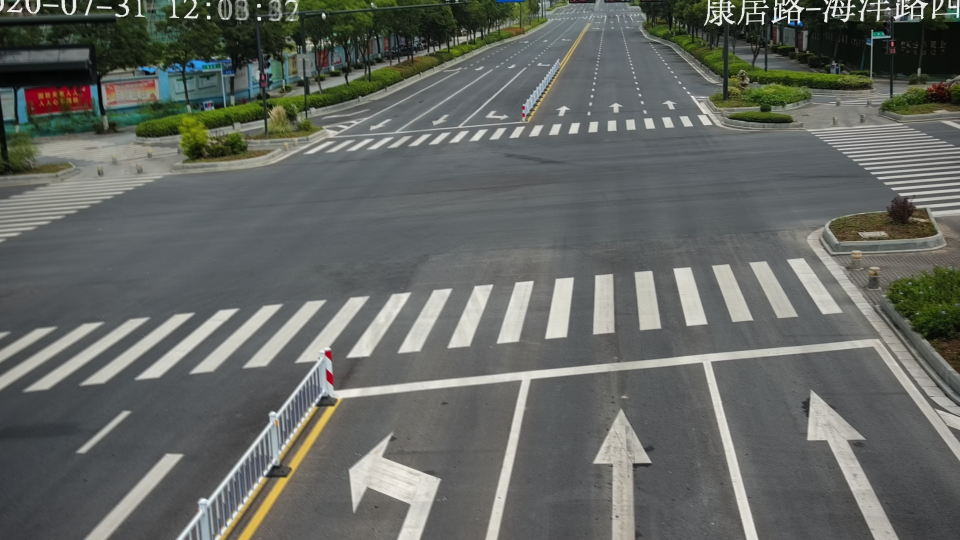
#> input picture west_1.jpg, 1920 x 1080 px, found by its file name (shown at 1/2 size)
$ python Step_1_image_homography_v_2.py
#> lines starting #> are read from the running program, lines starting #| are printed output that depends on the picture; after the words box and inside, x2 and y2 are one past the last pixel; in counts of white or black regions, pixels touching at a corner belong together; long printed decimals are rounded
import cv2
import numpy as np
import matplotlib.pyplot as plt
import tkinter as tk
from tkinter import messagebox
from PIL import Image, ImageTk
import math
import pickle


#Ability to show images of all stages of the program 0/1
DB_show_images = 0
DB_show_ALG_lines = 0
DB_show_ALG_lines_ALL = 0
DB_show_FIN_lines_points = 1


def find_line_equation(line):
    x1, y1, x2, y2 = line
    if ((x1 - x2))!=0:
        k = (y1 - y2) / (x1 - x2)
        b = y2 - k * x2
        return {'k': k, 'b': b}
    else:
        print('Ошибка в нахождении пересечения линий')
        return {'k': 0, 'b': 0}

# Looking for the point where the lines intersect
def find_intersection_point(line_a, line_b):
    x = int((line_b['b'] - line_a['b'])/(line_a['k'] - line_b['k']))
    y = int(line_b['k'] * x + line_b['b'])
    return x, y

# [4 lines left out: function apply_threshold, not called in this run]

def line_detection(img):

    # Convert the img to grayscale
    gray = cv2.cvtColor(img, cv2.COLOR_BGR2GRAY)
    # Darkness
    darkGrey = cv2.addWeighted(gray, 0.4, np.zeros(gray.shape, gray.dtype), 0.6, 0.0)
    # HLS
    imgHLS = cv2.cvtColor(img, cv2.COLOR_BGR2HLS)
    # Yellow highlight
    HLSYellow = cv2.inRange(imgHLS, (10, 60, 60), (40, 210, 255))
    # White highlight
    HLSWhite = cv2.inRange(imgHLS, (0, 180, 0), (255, 255, 255))
    # Create Mask
    mask = cv2.bitwise_or(HLSWhite, HLSYellow)
    # Create GrayMask
    #finallyMask = cv2.bitwise_and(darkGrey, darkGrey, mask=mask)
    # GaussianBlur for Mask
    gauss = cv2.GaussianBlur(mask, (7, 7), cv2.BORDER_DEFAULT)
    # Canny for GaussianBlur
    testEdges = cv2.Canny(gauss, 1, 1, apertureSize=3)

    if DB_show_images == 1 :
        cv2.imshow("Original", cv2.resize(img, (800, 450)))
        cv2.imshow("Gray", cv2.resize(gray, (800, 450)))
        cv2.imshow("DarkGrey", cv2.resize(darkGrey, (800, 450)))
        cv2.imshow("imgHLS", cv2.resize(imgHLS, (800, 450)))
        cv2.imshow("HLSYellow", cv2.resize(HLSYellow, (800, 450)))
        cv2.imshow("HLSWhite", cv2.resize(HLSWhite, (800, 450)))
        cv2.imshow("mask", cv2.resize(mask, (800, 450)))
        cv2.imshow("GaussianBlur", cv2.resize(gauss, (800, 450)))
        cv2.imshow('TestEdges.jpg', cv2.resize(testEdges, (800, 450)))


    # Line detection
    height, width, _ = img.shape
    lines = cv2.HoughLinesP(testEdges, 2, np.pi/180, 250, minLineLength=height-height//5, maxLineGap=height)
    left_line   = [width, 0, width, height]
    right_line  = [0, 0, 0, height]
    up_line     = [0, 0, width, 0]
    down_line   = [0, height, width, height]

    for line in lines:

        x1, y1, x2, y2 = line[0]
        # View all lines
        cv2.line(img, (x1, y1), (x2, y2), (255, 255, 0), 1) if DB_show_ALG_lines_ALL == 1 else 0

        # Classification vertical lines
        if y2 > height-height//4 and y1 < height//4:
            # View lines
            cv2.line(img, (x1, y1), (x2, y2), (0, 0, 150), 3) if DB_show_ALG_lines == 1 else 0

            if x2 > right_line[2]: #x1 not Used
                right_line = [x1, y1, x2, y2]
            continue

        if y1 > height-height//4 and y2 < height//4:
            # View lines
            cv2.line(img, (x2, y2), (x1, y1), (0, 150, 150), 3) if DB_show_ALG_lines == 1 else 0

            if x1 < left_line[2]:
                left_line = [x2, y2, x1, y1]
            continue


        # Classification down line
        if y1 > height - height//2 and y2 > height - height//2: # нужно вынести как переменные масштабирование
            # View lines
            cv2.line(img, (x1, y1), (x2, y2), ( 150, 0,0), 1) if DB_show_ALG_lines == 1 else 0

            skew_error = 100  # ошибка поворота когда линия слишком широкая и с одной стороны видно верх а с другой низ, выбираем среднее
            if y1 < down_line[1] and y2 < down_line[3]:
                down_line = [x1, y1, x2, y2]
            skew_down = math.fabs(down_line[1]-down_line[3])
            if  skew_down < skew_error:
                down_line[1] = int(down_line[1] + skew_down // 2)
                down_line[3] = int(down_line[3] - skew_down // 2)
            continue

        # Classification up line
        if y1 < height // 3.5 and y2 < height // 3.5 : # нужно вынести как переменные масштабирование
            # View lines
            cv2.line(img, (x1, y1), (x2, y2), (150, 0, 150), 1) if DB_show_ALG_lines == 1 else 0

            skew_threshold = 100 #пытаемся найти самую нижнюю линию, если наклон по одной из сторон меньше порогового значения
            if y1 > up_line[1] and y2 > up_line[3]:
                up_line = [x1, y1, x2, y2]
            if y1 > up_line[1] and math.fabs(up_line[1]-up_line[3])<skew_threshold:
                up_line[1]  = y1
            if y2 > up_line[3] and math.fabs(up_line[1]-up_line[3])<skew_threshold:
                up_line[3] = y2
            continue


    # TODO: bad idea
    # Find up line
    #up_line = (down_line[0], down_line[1]+150 - height // 2, down_line[2], down_line[3]+150 - height // 2)# start_width start_heigh end_width end_heigh

    return left_line, right_line, up_line, down_line


# [181 lines left out: function Hand_line_detection, not called in this run]

def point_detection(left_line, right_line, up_line, down_line):
    # Calculation of the equation of a straight line
    right_line_equation = find_line_equation(right_line)
    left_line_equation = find_line_equation(left_line)
    down_line_equation = find_line_equation(down_line)
    up_line_equation = find_line_equation(up_line)

    # Calculation point
    point_rd = find_intersection_point(right_line_equation, down_line_equation)
    point_ru = find_intersection_point(right_line_equation, up_line_equation)
    point_ld = find_intersection_point(left_line_equation, down_line_equation)
    point_lu = find_intersection_point(left_line_equation, up_line_equation)

    return point_lu, point_ru, point_rd, point_ld

### Изменить координаты SIDE и DATASET
def image_homography(img, SIDE, DATASET):


    #find line coordinates
    left_line, right_line, up_line, down_line = line_detection(img) # Hand_line_detection(img)
    # find point coordinates
    point_lu, point_ru, point_rd, point_ld = point_detection(left_line, right_line, up_line, down_line)

    '''
    #Find left-right lines intersection
    right_line_equation = find_line_equation(right_line)
    left_line_equation = find_line_equation(left_line)
    point_up = find_intersection_point(left_line_equation, right_line_equation)
    cv2.circle(img, point_up, 6, (255, 0, 0), -1)
    '''

    # TODO: remove magic
    height, width, _ = img.shape
    # create transformation point
    new_point_ld = point_lu[0], point_ld[1] #height - magic_indent magic_indent = 100
    new_point_rd = point_ru[0], point_ld[1] #point_rd[1]
    new_point_ru = point_ru[0], point_lu[1]

    # View lines and points and new point
    if DB_show_FIN_lines_points == 1:
        cv2.line(img, (right_line[0], right_line[1]), (right_line[2], right_line[3]), (0, 255, 0), 5)   #green
        cv2.line(img, (left_line[0], left_line[1]), (left_line[2], left_line[3]), (0, 255, 255), 5)     #yellow
        cv2.line(img, (down_line[0], down_line[1]), (down_line[2], down_line[3]), (255, 0, 255), 5)     #magenta
        cv2.line(img, (up_line[0], up_line[1]), (up_line[2], up_line[3]), (255, 0, 0), 5)               #blue
        cv2.circle(img, point_rd, 6, (0, 0, 255), -1)
        cv2.circle(img, point_ru, 6, (0, 0, 255), -1)
        cv2.circle(img, point_ld, 6, (0, 0, 255), -1)
        cv2.circle(img, point_lu, 6, (0, 0, 255), -1)
        cv2.circle(img, new_point_ld, 6, (255, 0, 255), -1)
        cv2.circle(img, new_point_rd, 6, (255, 0, 255), -1)

    # homography value 1
    img_square_corners = np.float32([point_ru, point_lu, point_ld, point_rd])

    # Reset crossway width proportions
    mnoj = math.fabs((point_ru[0]-point_lu[0])/(point_rd[0] -point_ld[0]))*1
    point_ru, point_lu, new_point_ld, new_point_rd = [new_point_ru[0]*mnoj,new_point_ru[1]],[point_lu[0]*mnoj,point_lu[1]],[new_point_ld[0]*mnoj,new_point_ld[1]],[new_point_rd[0]*mnoj,new_point_rd[1]]

    # homography value 2
    img_quad_corners = np.float32([point_ru, point_lu, new_point_ld, new_point_rd])


    Scale_factor = 8
    # Image homography
    h, mask = cv2.findHomography(img_square_corners, img_quad_corners*Scale_factor)
    bird_view = cv2.warpPerspective(img, h, (width*Scale_factor, height*Scale_factor))
    #cv2.imshow('bird_view', bird_view)

    #point_lu, point_ru, point_rd, point_ld = (1015, 313), (1323, 302), (1575, 649), (741, 664)
    #img_quad_corners = np.float32([point_ru, point_lu, point_ld, point_rd])
    print('Center coords: ', img_quad_corners)
    variables_file = open('../../out/{}/STEPS/Step_1/{}_img_quad_corners.txt'.format(DATASET, SIDE), "wb")
    pickle.dump(img_quad_corners, variables_file)
    variables_file.close()

    #Crop the image
    c = mnoj/5
    a = int(Scale_factor*height*(1-(mnoj-c)))
    b = int(Scale_factor*width*(mnoj+c))
    cropped = bird_view[0:a+2500, 0:b]
    cv2.imshow('cropped', cv2.resize(cropped, (b//Scale_factor, a//Scale_factor)))


    cv2.imwrite('../../out/{}/STEPS/Step_1/{}_1080.jpg'.format(DATASET, SIDE), cv2.resize(cropped, (b, a), interpolation= cv2.INTER_CUBIC))
    # View image
    cv2.imshow('Null', cv2.resize(img, (1000, 563)))
    return bird_view


if __name__ == '__main__':


    IMG_NAME = 'west_1.jpg'


    DATASET = 'Data_13'
    # при запихивании в функцию необходимо передавать параметр стороны SIDE = S N W E и имя папки для датасета для корректного поворота и сохранения ( а определять такой параметр при загрузке изображения)

    SIDE = IMG_NAME
    # img = cv2.imread('../resources/dataset/BirdView/008---lean/west_1.jpg')
    img = cv2.imread('../resources/dataset/BirdView/013---yancheng/{}'.format(IMG_NAME))
#> img is the input picture: shape (1080, 1920, 3); mean B, G, R 98.6, 103.1, 99.9

    bird_view = image_homography(img, SIDE, DATASET)
#> in line_detection, `darkGrey = cv2.addWeighted(gray, 0.4, np.zeros(gray.shape, gray.dtype)..`:
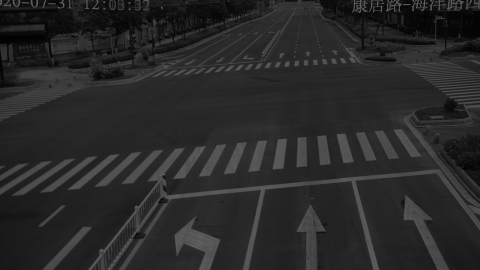
#> darkGrey: shape (1080, 1920) (shown at 1/4 size); min 0, max 100, mean 40.7
#> in line_detection, `HLSYellow = cv2.inRange(imgHLS, (10, 60, 60), (40, 210, 255))`:
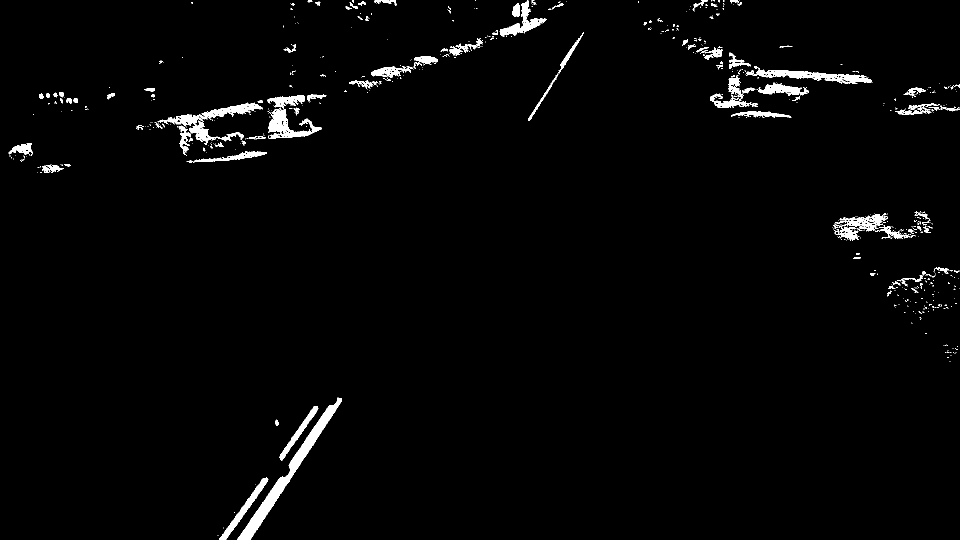
#> HLSYellow: shape (1080, 1920) (shown at 1/2 size); 2% white; 669 white regions (550 under 20 px), largest, box (x1, y1, x2, y2) and area: (475, 795, 684, 1080) 6200, (315, 205, 526, 290) 3696, (534, 190, 644, 277) 3394
#> in line_detection, `gauss = cv2.GaussianBlur(mask, (7, 7), cv2.BORDER_DEFAULT)`:
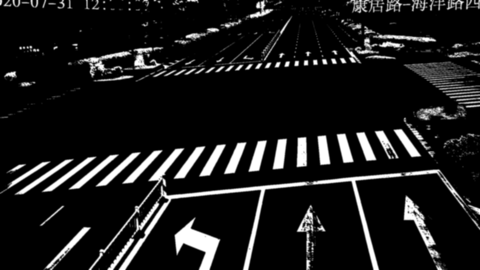
#> gauss: shape (1080, 1920) (shown at 1/4 size); min 0, max 255, mean 27.1
#> in line_detection, `testEdges = cv2.Canny(gauss, 1, 1, apertureSize=3)`:
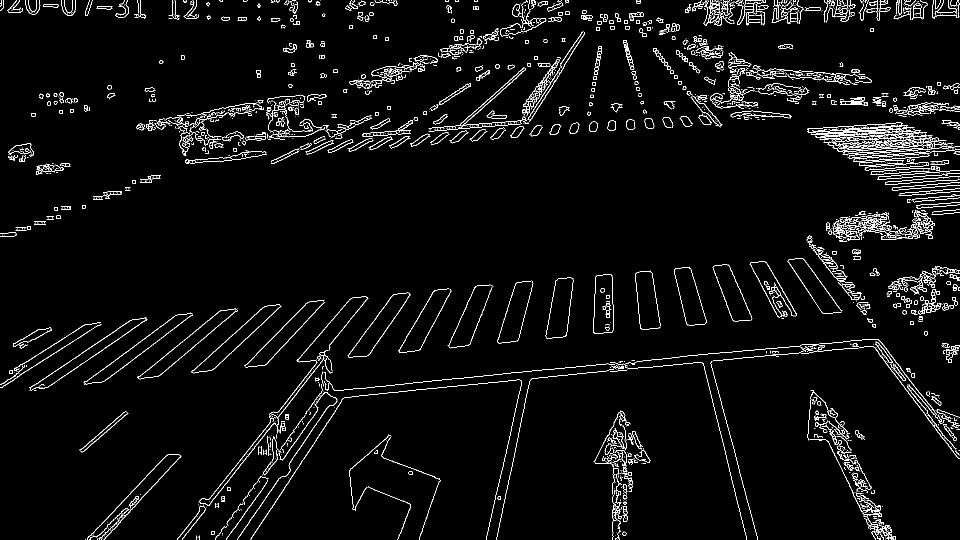
#> testEdges: shape (1080, 1920) (shown at 1/2 size); 3.4% white in thin lines or dots
#> in line_detection, `lines = cv2.HoughLinesP(testEdges, 2, np.pi/180, 250, minLineLength=he..`: lines = 92 rows, first 6: [365, 1079, 1183, 31], [363, 273, 1862, 273], [282, 259, 1829, 259], [430, 1078, 1136, 106], [214, 1070, 1178, 36], [362, 269, 1850, 269]
#> the loop in line_detection, `for line in lines: ` made 92 passes
#> (x1, y1, x2, y2, skew_down) on passes 16, 22, 24, 28, 32, 53, 88, 89: (243, 828, 1264, 721, 107), (9, 770, 1914, 603, 167), (226, 843, 1760, 682, 167), (224, 845, 1761, 683, 167), (592, 779, 1854, 669, 167), (219, 849, 1764, 686, 167), (59, 780, 1863, 590, 167), (529, 612, 1906, 612, 167)
#> after the loop in line_detection, `for line in lines:`: up_line = [363, 307, 1862, 304]
#> in image_homography, `left_line, right_line, up_line, down_line = line_detection(img)`: left_line = [1168, 31, 164, 904]; right_line = [1258, 34, 1917, 909]; up_line = [363, 307, 1862, 304]; down_line = [9, 770, 1914, 603]
#> in find_line_equation, `x1, y1, x2, y2 = line`: x1 = 1258; y1 = 34; x2 = 1917; y2 = 909
#> in find_line_equation, `k = (y1 - y2) / (x1 - x2)`: k = 1.33
#> in find_line_equation, `b = y2 - k * x2`: b = -1636.3
#> in point_detection, `right_line_equation = find_line_equation(right_line)`: right_line_equation = {'k': 1.33, 'b': -1636.3}
#> in point_detection, `left_line_equation = find_line_equation(left_line)`: left_line_equation = {'k': -0.87, 'b': 1046.6}
#> in point_detection, `down_line_equation = find_line_equation(down_line)`: down_line_equation = {'k': -0.0877, 'b': 770.8}
#> in point_detection, `up_line_equation = find_line_equation(up_line)`: up_line_equation = {'k': -0.002, 'b': 307.7}
#> in find_intersection_point, `x = int((line_b['b'] - line_a['b'])/(line_a['k'] - line_b['k']))`: x = 1700
#> in find_intersection_point, `y = int(line_b['k'] * x + line_b['b'])`: y = 621
#> in point_detection, `point_rd = find_intersection_point(right_line_equation, down_line_equa..`: point_rd = (1700, 621)
#> in point_detection, `point_ru = find_intersection_point(right_line_equation, up_line_equati..`: point_ru = (1461, 304)
#> in point_detection, `point_ld = find_intersection_point(left_line_equation, down_line_equat..`: point_ld = (352, 739)
#> in point_detection, `point_lu = find_intersection_point(left_line_equation, up_line_equation)`: point_lu = (851, 306)
#> in image_homography, `point_lu, point_ru, point_rd, point_ld = point_detection(left_line, ri..`: point_ru = (1461, 304); point_rd = (1700, 621); point_ld = (352, 739)
#> in image_homography, `new_point_ld = point_lu[0], point_ld[1]`: new_point_ld = (851, 739)
#> in image_homography, `new_point_rd = point_ru[0], point_ld[1]`: new_point_rd = (1461, 739)
#> in image_homography, `new_point_ru = point_ru[0], point_lu[1]`: new_point_ru = (1461, 306)
#> in image_homography, `cv2.line(img, (up_line[0], up_line[1]), (up_line[2], up_line[3]), (255..`:
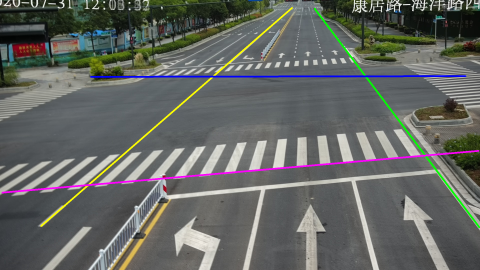
#> img: shape (1080, 1920, 3) (shown at 1/4 size); mean B, G, R 99.2, 102.8, 100.3
#> in image_homography, `img_square_corners = np.float32([point_ru, point_lu, point_ld, point_r..`: img_square_corners = [[1461, 304], [851, 306], [352, 739], [1700, 621]]
#> in image_homography, `mnoj = math.fabs((point_ru[0]-point_lu[0])/(point_rd[0] -point_ld[0]))*1`: mnoj = 0.453
#> in image_homography, `point_ru, point_lu, new_point_ld, new_point_rd = [new_point_ru[0]*mnoj..`: point_ru = [661.1, 306]; point_lu = [385.1, 306]; new_point_ld = [385.1, 739]; new_point_rd = [661.1, 739]
#> in image_homography, `img_quad_corners = np.float32([point_ru, point_lu, new_point_ld, new_p..`: img_quad_corners = [[661.1, 306], [385.1, 306], [385.1, 739], [661.1, 739]]
#> in image_homography, `h, mask = cv2.findHomography(img_square_corners, img_quad_corners*Scal..`: h = [[8.53, 42.36, -9780.6], [-1.51, 87.8, -17292], [-0.000701, 0.00975, 1]]; mask = [1, 1, 1, 1]
#| Center coords:  [[661.135   306.     ]
#|  [385.096 306.     ]
#|  [385.096 739.     ]
#|  [661.135   739.     ]]
#> in image_homography, `c = mnoj/5`: c = 0.0905
#> in image_homography, `a = int(Scale_factor*height*(1-(mnoj-c)))`: a = 5512
#> in image_homography, `b = int(Scale_factor*width*(mnoj+c))`: b = 8340
#> in image_homography, `cv2.imshow('cropped', cv2.resize(cropped, (b//Scale_factor, a//Scale_f..`:
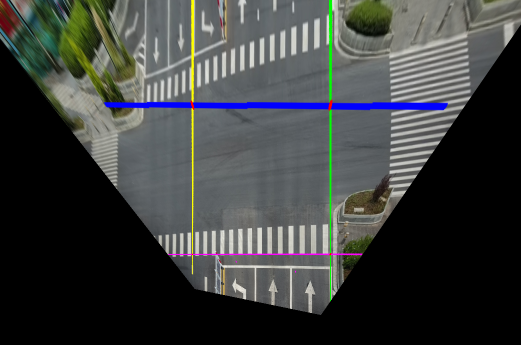
#> window 'cropped': shape (689, 1042, 3) (shown at 1/2 size); mean B, G, R 62.2, 63.2, 60.6
#> in image_homography, `cv2.imshow('Null', cv2.resize(img, (1000, 563)))`:
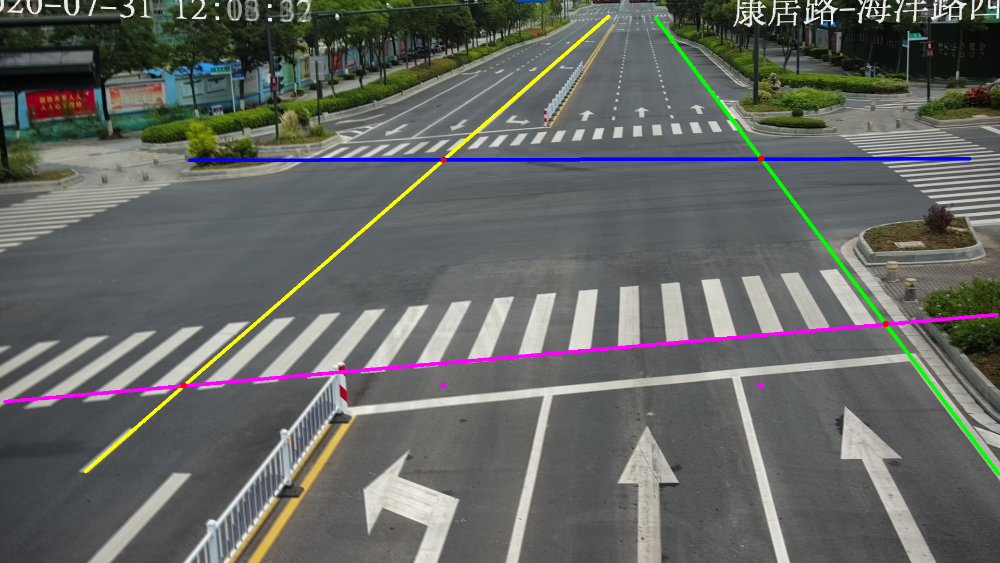
#> window 'Null': shape (563, 1000, 3); mean B, G, R 99.1, 102.7, 100.3
    #cv2.imwrite('../../out/homography.jpg', cv2.resize(bird_view, (1920, 1080)))

    cv2.waitKey()
